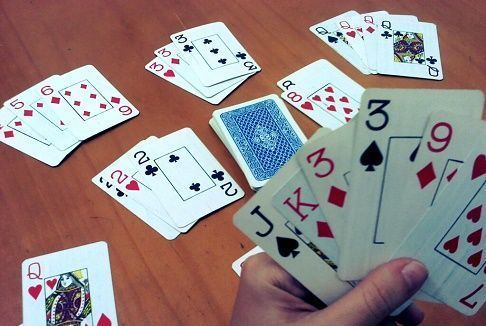
#> input picture imgs/naipe.jpg, 486 x 326 px
$ python join_img.py
#> lines starting #> are read from the running program, lines starting #| are printed output that depends on the picture
import cv2
import numpy as np

img = cv2.imread('imgs/naipe.jpg')
#> img is the input picture: shape (326, 486, 3); mean B, G, R 130.3, 131.6, 147.2


imgHor = np.hstack((img,img))
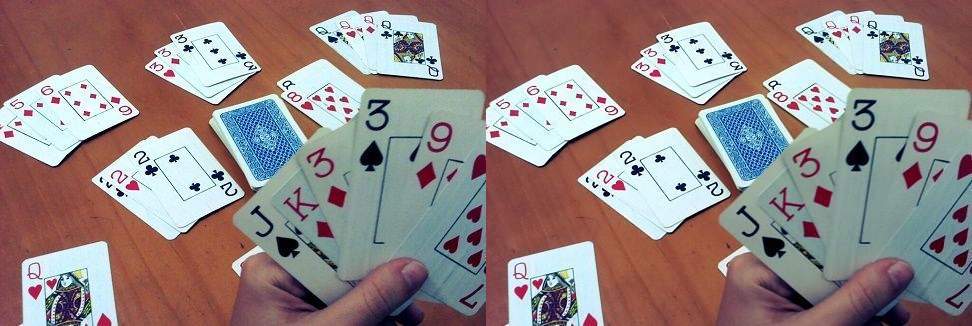
#> imgHor: shape (326, 972, 3); mean B, G, R 130.3, 131.6, 147.2
imgVer = np.vstack((img,img))
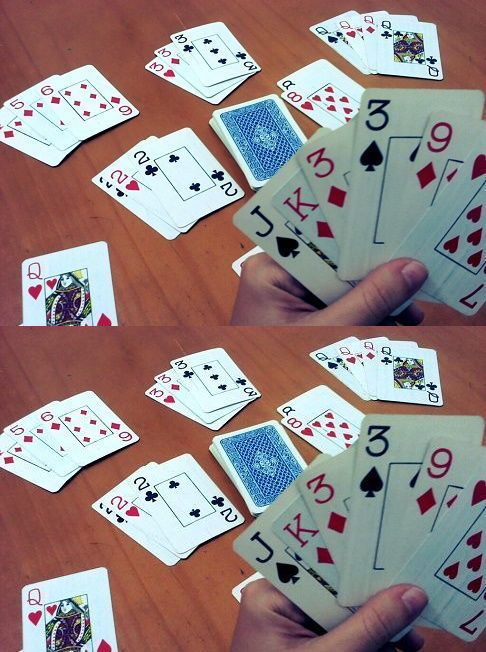
#> imgVer: shape (652, 486, 3); mean B, G, R 130.3, 131.6, 147.2

cv2.imshow("Horizontal", imgHor)
cv2.imshow("Vertical", imgVer)

cv2.waitKey(0)

cv2.destroyAllWindows()

$ run again, with imgs/algo.jpg copied over imgs/naipe.jpg
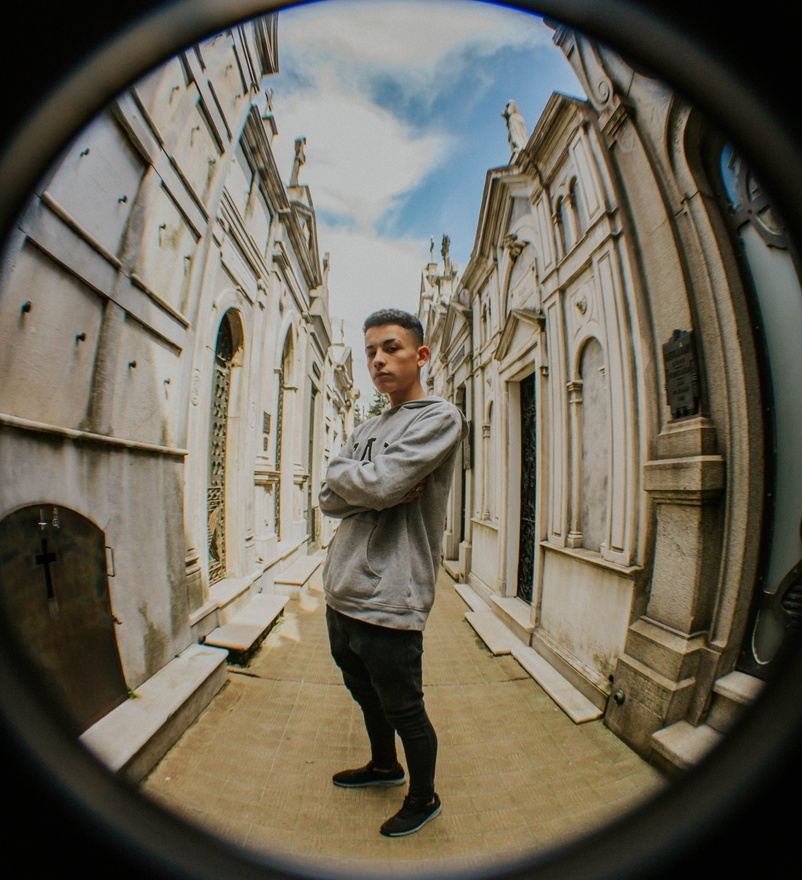
#> input picture imgs/algo.jpg, 802 x 880 px, shrunk from 3456 x 3793 before the run
#> img is the input picture: shape (880, 802, 3); mean B, G, R 89.5, 103.8, 109.3
#> `imgHor = np.hstack((img,img))`:
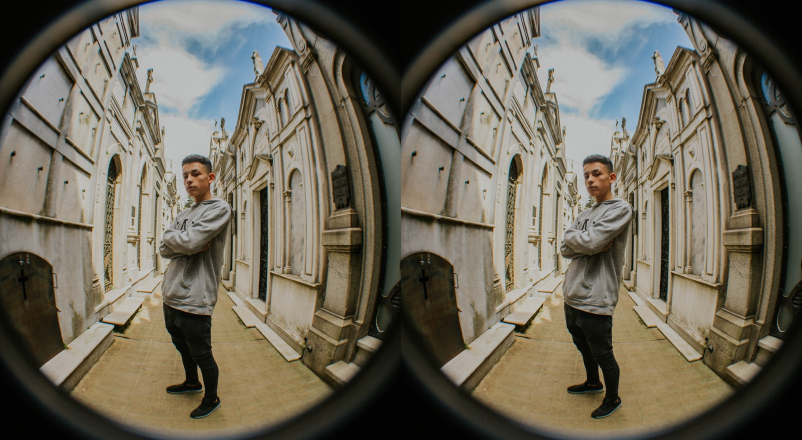
#> imgHor: shape (880, 1604, 3) (shown at 1/2 size); mean B, G, R 89.5, 103.8, 109.3
#> `imgVer = np.vstack((img,img))`:
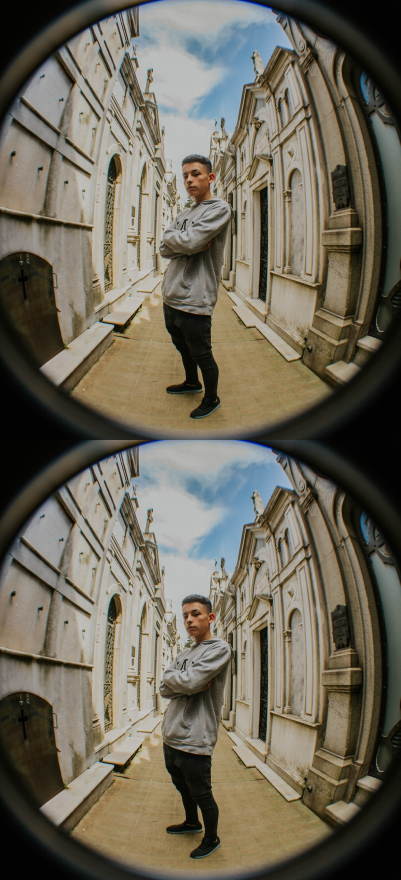
#> imgVer: shape (1760, 802, 3) (shown at 1/2 size); mean B, G, R 89.5, 103.8, 109.3
